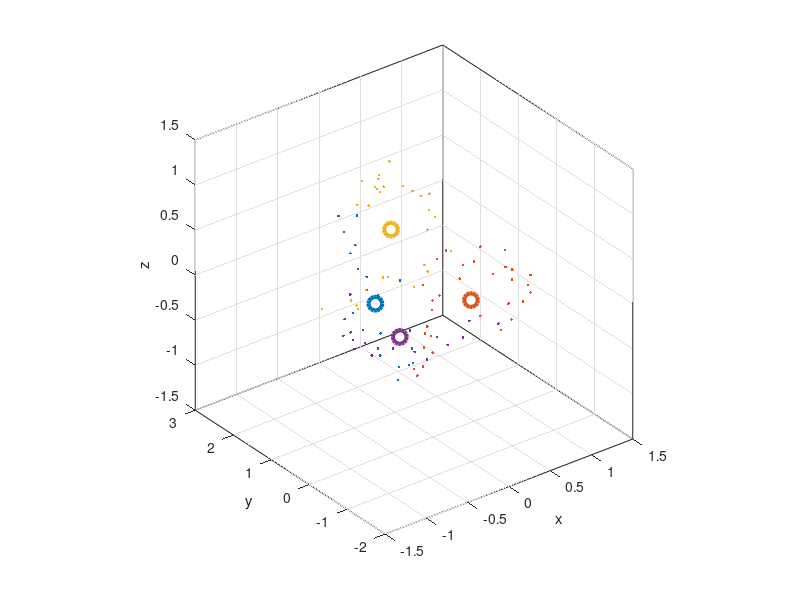

MATLAB code to generate this figure:
clear
load('circles3d.mat')

len = 1;
D = [];
k = 5;
[n,d]=knnsearch(X, X, 'k', k + 1);

W = zeros(100);
DegMat = zeros(100);

%Calculate weighted adjacency matrix W
for idx1=1:100,
    for idx2=1:100,
        index = 0;
        value = 0;
        for i=1:k,
            %If n(idx1, idx2) is in graph
            if((n(idx1, i+1) == idx2)&& (n(idx2, i+1) == idx1))
                index = i+1;
                value = idx2;
            end
        end
        if (value ~= 0)
            %Add weight to both adjacency matrices
            W(idx1, value) = W(idx1, value) + exp(-d(idx1, index)/len);
            W(value, idx1) = W(value, idx1) + exp(-d(idx1, index)/len);
        end
    end
end

%Compute the degree matrix
for m=1:size(W, 1),
    index = m;
    
    %{
    %Get ocurrences of each value in matrix
    sumsOfColumns = sum(n==index);
    %Subtract 1 due to index value
    degreeOfVertex = (sum(sumsOfColumns) - 1);
    %}
    
    degreeOfVertex = sum(n(m,:));
    
    DegMat(m, m) = degreeOfVertex;
end

%Construct corresponding Laplacian matrix L
L = DegMat-W;

%Find eigencalues of the Laplacian L*
lctEv = eig(L);

%Compute eigenvectors
[V, E] = eig(L);

%Find smallest 3 eigenvectors
firstIDX = 0;
firstSize = 100;
secondIDX = 0;
secondSize = 100;
thirdIDX = 0;
thirdSize = 100;

for i=1:100,
    size = 0;
    for j=1:100,
        size = size + V(i, j);
    end
    size = size/100;
    if ((size < thirdSize) && (size ~= 0)),
        if(size < secondSize),
           if(size < firstSize),
               firstSize = size;
               firstIDX = i;
           else
               secondSize = size;
               secondIDX = i;
           end
        else
            thirdSize = size;
            thirdIDX = i;
        end
    end
end

%plot3(V(firstIDX,:), V(secondIDX,:), V(thirdIDX,:));
%scatter3(V(firstIDX,:), V(secondIDX,:), V(thirdIDX,:));
%scatter3(V(2,:), V(5,:), V(7,:));

%whos
XL = [V(firstIDX,:)' V(secondIDX,:)' V(thirdIDX,:)']
XL = X;
y

%load fisheriris %test data
%X = meas(:,1:3);

% K-means clustering
% (K: number of clusters, G: assigned groups, C: cluster centers)
K = 4;
[G,C] = kmeans(XL, K, 'distance','sqEuclidean', 'start','sample');

% show points and clusters (color-coded)
clr = lines(K);
figure, hold on
scatter3(XL(:,1), XL(:,2), XL(:,3), 36, clr(G,:), 'Marker','.')
scatter3(C(:,1), C(:,2), C(:,3), 100, clr, 'Marker','o', 'LineWidth',3)
hold off
view(3), axis vis3d, box on, rotate3d on
xlabel('x'), ylabel('y'), zlabel('z')
grid on
axis square

